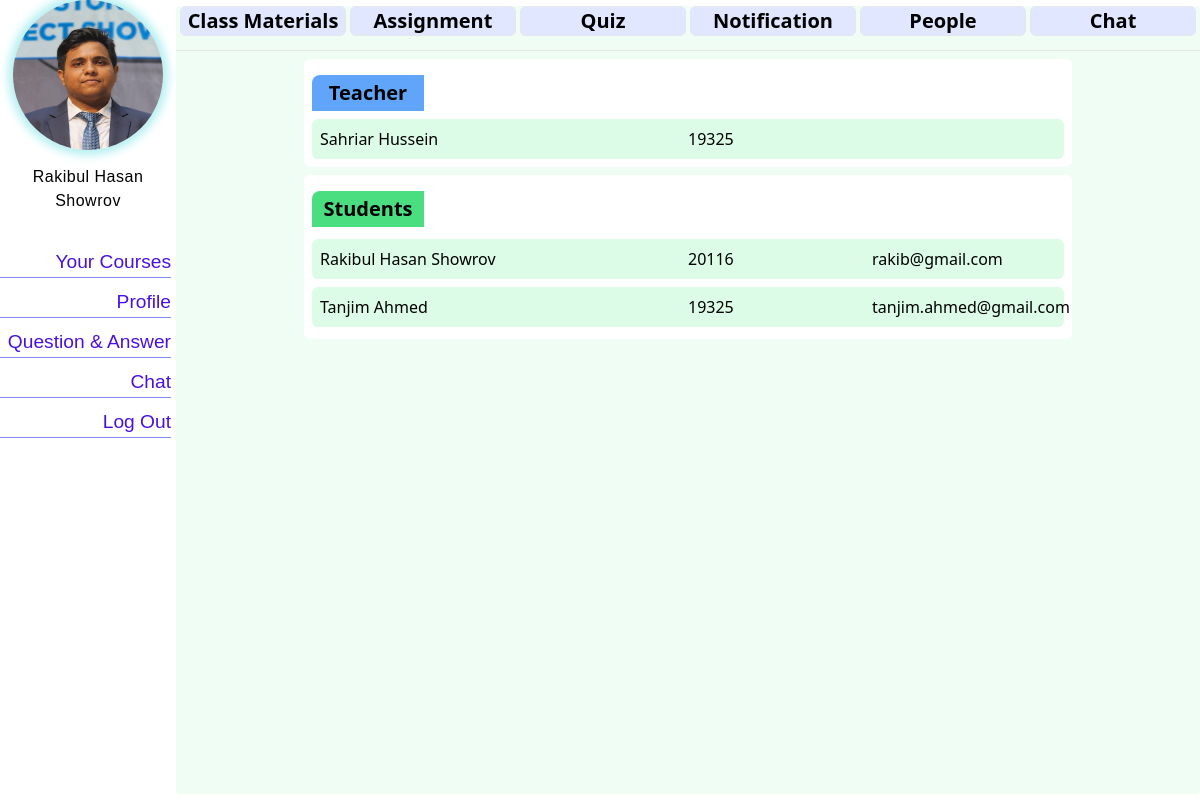
Screenshot of /course/2/people/ (signed in) with the database file from the repository.
### student/models.py (models this page shows, shortened)
class Student(models.Model):
  user=models.OneToOneField(User,on_delete=models.CASCADE, related_name='student_profile')
  student_id = models.IntegerField(
        unique=True,
        validators=[MinValueValidator(10000), MaxValueValidator(99999)],  # Ensure it's a 5-digit number
        blank=True
    )
  fullname = models.CharField(max_length=120, blank=True)
  dob = models.DateField(blank=True,null=True)
  profile_pic = models.ImageField(upload_to='profile_pics/students', blank=True)
  profile_type = models.CharField(max_length=20, default="Student")

class StudentEnrolled(models.Model):
  course=models.ForeignKey(Course,on_delete=models.CASCADE)
  student=models.ForeignKey(Student,on_delete=models.CASCADE, related_name='student_enrollments')
  class Meta:
    unique_together=('course','student')

### teacher/models.py (models this page shows, shortened)
class Teacher(models.Model):
  user=models.OneToOneField(User,on_delete=models.CASCADE,related_name='teacher_profile')
  teacher_id=models.IntegerField(
        unique=True,
        validators=[MinValueValidator(10000), MaxValueValidator(99999)],  # Ensure it's a 5-digit number
        blank=True
  )
  fullname = models.CharField(max_length=120, blank=True)
  dob = models.DateField(blank=True,null=True)
  profile_pic = models.ImageField(upload_to='profile_pics/teacher', blank=True)
  profile_type = models.CharField(max_length=20, default="Teacher")

### courses/views.py (the view)
# urls.py: path('people/',views.people,name='people'),
@login_required
def people(request,pk):
    course=get_object_or_404(Course,pk=pk)
    teacher_obj = TeacherEnrolled.objects.filter(course=course).first()
    if teacher_obj is not None:
      teacher=teacher_obj.teacher
    else:
        teacher=False
    students=StudentEnrolled.objects.filter(course=course)
    context={
        'teacher':teacher,
        'students':students,
        'course':course,
    }
    return render(request,'course/people.html',context=context)

### e_Learning_Application/context_processors.py (called while the page is built, shortened)
def profile_context(request):
    context = {
    }
    if request.user.is_authenticated:
        student_profile = getattr(request.user, 'student_profile', None)
        teacher_profile = getattr(request.user, 'teacher_profile', None)
        if student_profile:
            context={
                'profile': student_profile,
                'is_student': True,
                'id': student_profile.student_id,
                'base_template': "stdbase.html"
            }
    return context

### templates/course/people.html (shortened to what this page needs)
{% extends 'course/courseDetails.html' %}
{% load static %}
{% block course_content %}
{%if teacher%}
<div class="flex flex-col w-3/4 mx-auto rounded-md bg-white my-2 p-2">
  <div class="bg-blue-400 font-semibold text-xl w-28 text-center rounded-tl-lg my-2 p-1"> Teacher</div>
<div class="bg-green-100 rounded-md p-2 font-medium flex flex-row justify-between">
  <div class="w-1/2 ">{{teacher.fullname}}</div>
  <div class="w-1/4">{{teacher.teacher_id}}</div>
  <a class="w-1/4" href="mailto:{{ teacher.user.email }}">{{teacher.user.email}}</a>
</div>
</div>
{%else%}
<div class="bg-red-500 mx-auto w-3/4 p-3 my-3 rounded-md">
  <h1 class="font-bold text-center">Teacher has not been assigned yet!!</h1>
</div>
{%endif%}
{%if students%}
<div class="flex flex-col w-3/4 mx-auto rounded-md bg-white my-2 p-2">
  <div class="bg-green-400 font-semibold text-xl w-28 text-center rounded-tl-lg my-2 p-1"> Students</div>
  {% for s in students%}
  <div class="bg-green-100 rounded-md p-2 font-medium flex flex-row justify-between my-1">
    <div class="w-1/2 ">{{s.student.fullname}}</div>
    <div class="w-1/4">{{s.student.student_id}}</div>
    <a class="w-1/4" href="mailto:{{ s.student.user.email }}">
      <div>{{s.student.user.email}}</div></a>
  </div>
  {%endfor%}
</div>
{%else%}
<div class="bg-red-500 mx-auto w-3/4 p-3 my-3 rounded-md">
  <h1 class="font-bold text-center">No Student Found !!</h1>
</div>
{%endif%}
{%endblock%}

### templates/stdbase.html (shortened to what this page needs)
{%load static %}
{% load static tailwind_tags %}
{% load custom_filters %}
<!DOCTYPE html>
<html lang="en">
<head>
  <link rel="stylesheet" href="{% static 'css/stdbase.css'%}">
  {% tailwind_css %}
</head>
<body>
  <div class="nav_container">
    <div class="img_container">
      <img src="/media/{{profile.profile_pic}}" alt="User Photo">
    </div>
    <div class="user_info">
    <h3>{{profile.fullname}}</h3>
    </div>
    <div class="nav_actionbar">
       <a class='action_box' href="{% url 'student:stdHomePage' student_id=id %}">Your Courses</a>
       <a class='action_box' href="{%url 'user_profile:user_profile'%}">Profile</a>
       <a class='action_box' href="{% url 'qna:qna' %}">Question & Answer</a>
       <a class='action_box' href="#">Chat</a>
       <a class='action_box' href="{%url 'user_handle:userLogout'%}">Log Out</a>
    </div>
  </div>
  {%block content%}{%endblock%}
</body>
</html>

### static/css/stdbase.css (style rules this page uses)
body { display: flex; flex-direction: row; justify-content: flex-start; margin: 0; border-radius: 5px; }
.nav_container { display: flex; flex-direction: column; align-items: center; height: 100vh; width: 15vw; background-color:white; border-radius: 5px; }
.user_info { margin-top: 10px; margin-bottom: 30px; border-radius: 15px; }
.user_info h3 { color: rgb(0, 1, 1); letter-spacing: 0.5px; margin: 0px; text-align: center; }
.img_container { width: 100%; height: 200px; background-color: auto; display: flex; justify-content: center; border-radius: 15px; }
.img_container img { width: 150px; height: 150px; border-radius: 300px; box-shadow: 0 0 10px 5px rgb(179, 239, 241) ; margin-bottom: 5px; }
.nav_actionbar { display: flex; flex-direction: column; justify-content: flex-start; align-items: flex-end; background-color: auto; width: 100%; height: 100vh; background-color: white; border-radius: 10px; }
.nav_actionbar a { height: 30px; background-color: none; text-decoration: none; font-size: larger; font-weight: 500; color: rgb(73, 16, 228); border-bottom: 1px solid rgb(128, 138, 239); margin: 5px; font-family: 'Trebuchet MS', 'Lucida Sans Unicode', 'Lucida Grande', 'Lucida Sans', Arial, sans-serif; }
.action_box { height: 20px; width: 100%; background-color:auto; text-align: end; }
.card_child_1 h2,h3 { font-weight: 800; font-family: 'Trebuchet MS', 'Lucida Sans Unicode', 'Lucida Grande', 'Lucida Sans', Arial, sans-serif; margin-top: 0px; font-size:medium ; }

### rows the page displays
Student: profile_pic (picture), fullname "Rakibul Hasan Showrov"
Teacher: fullname "Sahriar Hussein", teacher_id "19325"
StudentEnrolled: student.fullname "Rakibul Hasan Showrov", student.student_id "20116", student.user.email "rakib@gmail.com"
StudentEnrolled: student.fullname "Tanjim Ahmed", student.student_id "19325", student.user.email "tanjim.ahmed@gmail.com"
